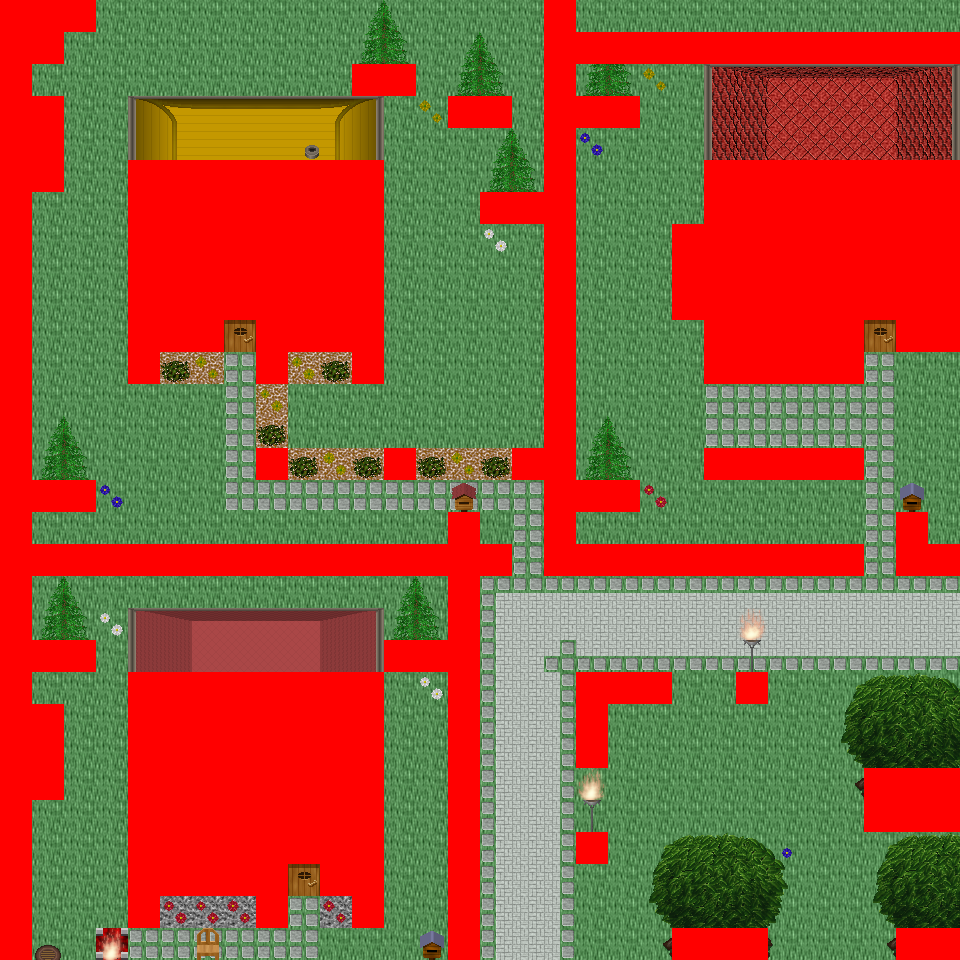

This game map was drawn from its Tiled (.tmx) file and the tilesets committed beside it. A one-line description and the trimmed map source follow:
An orthogonal 30x30 tile map with 32x32 px tiles, 6 tile layers (Ground, Object, Object2, Above, ...), 60 tilesets and 8 objects (8x mapExit).

<map version="1.0" orientation="orthogonal" renderorder="right-down" width="30" height="30" tilewidth="32" tileheight="32" nextobjectid="9">
  <tileset firstgid="1" name="tileset_logic_collision" tilewidth="32" tileheight="32" tilecount="1" columns="1">
    <image source="../drawable/tileset_logic_collision.png" width="32" height="32" />
  </tileset>
  <tileset firstgid="2" name="tileset_building_decoration_orbpedestal" tilewidth="32" tileheight="32" tilecount="2" columns="1">
    <image source="../drawable/tileset_building_decoration_orbpedestal.png" width="32" height="64" />
  </tileset>
  <tileset firstgid="4" name="tileset_building_decoration_chimney" tilewidth="32" tileheight="32" tilecount="2" columns="1">
    <image source="../drawable/tileset_building_decoration_chimney.png" width="32" height="64" />
  </tileset>
  <tileset firstgid="6" name="tileset_item_statue_fairypool" tilewidth="32" tileheight="32" tilecount="16" columns="2">
    <image source="../drawable/tileset_item_statue_fairypool.png" width="64" height="256" />
  </tileset>
  <tileset firstgid="22" name="tileset_building_decoration_stone_details" tilewidth="32" tileheight="32" tilecount="4" columns="2">
    <image source="../drawable/tileset_building_decoration_stone_details.png" width="64" height="64" />
  </tileset>
  <tileset firstgid="26" name="tileset_building_door_closed" tilewidth="32" tileheight="32" tilecount="1" columns="1">
    <image source="../drawable/tileset_building_door_closed.png" width="32" height="32" />
  </tileset>
  <tileset firstgid="27" name="tileset_building_door_door" tilewidth="32" tileheight="32" tilecount="6" columns="3">
    <image source="../drawable/tileset_building_door_door.png" width="96" height="64" />
  </tileset>
  <tileset firstgid="33" name="tileset_building_fence_fence_chunky" tilewidth="32" tileheight="32" tilecount="21" columns="3">
    <image source="../drawable/tileset_building_fence_fence_chunky.png" width="96" height="224" />
  </tileset>
  <tileset firstgid="54" name="tileset_building_roof_blue" tilewidth="32" tileheight="32" tilecount="20" columns="5">
    <image source="../drawable/tileset_building_roof_blue.png" width="160" height="128" />
  </tileset>
  <tileset firstgid="74" name="tileset_building_roof_green" tilewidth="32" tileheight="32" tilecount="20" columns="5">
    <image source="../drawable/tileset_building_roof_green.png" width="160" height="128" />
  </tileset>
  <tileset firstgid="94" name="tileset_building_roof_red" tilewidth="32" tileheight="32" tilecount="20" columns="5">
    <image source="../drawable/tileset_building_roof_red.png" width="160" height="128" />
  </tileset>
  <tileset firstgid="114" name="tileset_building_roof_red2" tilewidth="32" tileheight="32" tilecount="20" columns="5">
    <image source="../drawable/tileset_building_roof_red2.png" width="160" height="128" />
  </tileset>
  <tileset firstgid="134" name="tileset_building_roof_roof_borders" tilewidth="32" tileheight="32" tilecount="9" columns="3">
    <image source="../drawable/tileset_building_roof_roof_borders.png" width="96" height="96" />
  </tileset>
  <tileset firstgid="143" name="tileset_building_roof_yellow" tilewidth="32" tileheight="32" tilecount="20" columns="5">
    <image source="../drawable/tileset_building_roof_yellow.png" width="160" height="128" />
  </tileset>
  <tileset firstgid="163" name="tileset_building_window_window_long" tilewidth="32" tileheight="32" tilecount="3" columns="3">
    <image source="../drawable/tileset_building_window_window_long.png" width="96" height="32" />
  </tileset>
  <tileset firstgid="166" name="tileset_ground_cobbled_paving" tilewidth="32" tileheight="32" tilecount="1" columns="1">
    <image source="../drawable/tileset_ground_cobbled_paving.png" width="32" height="32" />
  </tileset>
  <tileset firstgid="167" name="tileset_ground_gravel" tilewidth="32" tileheight="32" tilecount="1" columns="1">
    <image source="../drawable/tileset_ground_gravel.png" width="32" height="32" />
  </tileset>
  <tileset firstgid="168" name="tileset_ground_stone_floors" tilewidth="32" tileheight="32" tilecount="6" columns="3">
    <image source="../drawable/tileset_ground_stone_floors.png" width="96" height="64" />
  </tileset>
  <tileset firstgid="174" name="tileset_ground_ground" tilewidth="32" tileheight="32" tilecount="33" columns="3">
    <image source="../drawable/tileset_ground_ground.png" width="96" height="352" />
  </tileset>
  <tileset firstgid="207" name="tileset_plant_bush_various_small" tilewidth="32" tileheight="32" tilecount="9" columns="3">
    <image source="../drawable/tileset_plant_bush_various_small.png" width="96" height="96" />
  </tileset>
  <tileset firstgid="216" name="tileset_plant_flower_daisy_blue" tilewidth="32" tileheight="32" tilecount="8" columns="2">
    <image source="../drawable/tileset_plant_flower_daisy_blue.png" width="64" height="128" />
  </tileset>
  <tileset firstgid="224" name="tileset_plant_flower_daisy_red" tilewidth="32" tileheight="32" tilecount="8" columns="2">
    <image source="../drawable/tileset_plant_flower_daisy_red.png" width="64" height="128" />
  </tileset>
  <tileset firstgid="232" name="tileset_plant_flower_daisy_white" tilewidth="32" tileheight="32" tilecount="8" columns="2">
    <image source="../drawable/tileset_plant_flower_daisy_white.png" width="64" height="128" />
  </tileset>
  <tileset firstgid="240" name="tileset_plant_flower_daisy_yellow" tilewidth="32" tileheight="32" tilecount="8" columns="2">
    <image source="../drawable/tileset_plant_flower_daisy_yellow.png" width="64" height="128" />
  </tileset>
  <tileset firstgid="248" name="tileset_plant_tree_spruce" tilewidth="32" tileheight="32" tilecount="6" columns="2">
    <image source="../drawable/tileset_plant_tree_spruce.png" width="64" height="96" />
  </tileset>
  <tileset firstgid="254" name="tileset_item_pot_pot_purple" tilewidth="32" tileheight="32" tilecount="1" columns="1">
    <image source="../drawable/tileset_item_pot_pot_purple.png" width="32" height="32" />
  </tileset>
  <tileset firstgid="255" name="tileset_item_pot_pot_tall" tilewidth="32" tileheight="32" tilecount="2" columns="1">
    <image source="../drawable/tileset_item_pot_pot_tall.png" width="32" height="64" />
  </tileset>
  <tileset firstgid="257" name="tileset_item_pot_small_barrel" tilewidth="32" tileheight="32" tilecount="2" columns="1">
    <image source="../drawable/tileset_item_pot_small_barrel.png" width="32" height="64" />
  </tileset>
  <tileset firstgid="259" name="tileset_item_postbox" tilewidth="32" tileheight="32" tilecount="4" columns="2">
    <image source="../drawable/tileset_item_postbox.png" width="64" height="64" />
  </tileset>
  <tileset firstgid="263" name="tileset_furniture_chair_wooden_pale" tilewidth="32" tileheight="32" tilecount="4" columns="2">
    <image source="../drawable/tileset_furniture_chair_wooden_pale.png" width="64" height="64" />
  </tileset>
  <tileset firstgid="267" name="tileset_furniture_table_wooden" tilewidth="32" tileheight="32" tilecount="1" columns="1">
    <image source="../drawable/tileset_furniture_table_wooden.png" width="32" height="32" />
  </tileset>
  <tileset firstgid="268" name="tileset_furniture_table_brick_base" tilewidth="32" tileheight="32" tilecount="3" columns="3">
    <image source="../drawable/tileset_furniture_table_brick_base.png" width="96" height="32" />
  </tileset>
  <tileset firstgid="271" name="tileset_furniture_light_iron_lamp" tilewidth="32" tileheight="32" tilecount="3" columns="1">
    <image source="../drawable/tileset_furniture_light_iron_lamp.png" width="32" height="96" />
  </tileset>
  <tileset firstgid="274" name="tileset_furniture_light_flames" tilewidth="32" tileheight="32" tilecount="6" columns="6">
    <image source="../drawable/tileset_furniture_light_flames.png" width="192" height="32" />
  </tileset>
  <tileset firstgid="280" name="tileset_furniture_sink_dark_side_on" tilewidth="32" tileheight="32" tilecount="6" columns="3">
    <image source="../drawable/tileset_furniture_sink_dark_side_on.png" width="96" height="64" />
  </tileset>
  <tileset firstgid="286" name="tileset_ground_grass_corners" tilewidth="32" tileheight="32" tilecount="24" columns="6">
    <image source="../drawable/tileset_ground_grass_corners.png" width="192" height="128" />
  </tileset>
  <tileset firstgid="310" name="tileset_ground_grass_edges" tilewidth="32" tileheight="32" tilecount="36" columns="12">
    <image source="../drawable/tileset_ground_grass_edges.png" width="384" height="96" />
  </tileset>
  <tileset firstgid="346" name="tileset_plant_tree_tree_fluffy" tilewidth="32" tileheight="32" tilecount="12" columns="4">
    <image source="../drawable/tileset_plant_tree_tree_fluffy.png" width="128" height="96" />
  </tileset>
  <tileset firstgid="358" name="tileset_ground_water_dungeon_water" tilewidth="32" tileheight="32" tilecount="30" columns="3">
    <image source="../drawable/tileset_ground_water_dungeon_water.png" width="96" height="320" />
  </tileset>
  <tileset firstgid="388" name="tileset_furniture_table_wooden_rectangular" tilewidth="32" tileheight="32" tilecount="9" columns="3">
    <image source="../drawable/tileset_furniture_table_wooden_rectangular.png" width="96" height="96" />
  </tileset>
  <tileset firstgid="397" name="tileset_item_statue_metal_and_stone" tilewidth="32" tileheight="32" tilecount="6" columns="3">
    <image source="../drawable/tileset_item_statue_metal_and_stone.png" width="96" height="64" />
  </tileset>
  <tileset firstgid="403" name="tileset_ground_fire_fire" tilewidth="32" tileheight="32" tilecount="27" columns="3">
    <image source="../drawable/tileset_ground_fire_fire.png" width="96" height="288" />
  </tileset>
  <tileset firstgid="430" name="tileset_furniture_table_bench" tilewidth="32" tileheight="32" tilecount="3" columns="3">
    <image source="../drawable/tileset_furniture_table_bench.png" width="96" height="32" />
  </tileset>
  <tileset firstgid="433" name="tileset_plant_bush_hosta" tilewidth="32" tileheight="32" tilecount="9" columns="3">
    <image source="../drawable/tileset_plant_bush_hosta.png" width="96" height="96" />
  </tileset>
  <tileset firstgid="442" name="tileset_plant_tree_tree_green" tilewidth="32" tileheight="32" tilecount="88" columns="8">
    <image source="../drawable/tileset_plant_tree_tree_green.png" width="256" height="352" />
  </tileset>
  <tileset firstgid="530" name="tileset_item_sign_large" tilewidth="32" tileheight="32" tilecount="15" columns="5">
    <image source="../drawable/tileset_item_sign_large.png" width="160" height="96" />
  </tileset>
  <tileset firstgid="545" name="tileset_building_wall_wall_brown" tilewidth="32" tileheight="32" tilecount="12" columns="3">
    <image source="../drawable/tileset_building_wall_wall_brown.png" width="96" height="128" />
  </tileset>
  <tileset firstgid="557" name="tileset_ground_green_paving_4" tilewidth="32" tileheight="32" tilecount="3" columns="3">
    <image source="../drawable/tileset_ground_green_paving_4.png" width="96" height="32" />
  </tileset>
  <tileset firstgid="560" name="tileset_item_swing" tilewidth="32" tileheight="32" tilecount="4" columns="2">
    <image source="../drawable/tileset_item_swing.png" width="64" height="64" />
  </tileset>
  <tileset firstgid="564" name="tileset_item_fishrods" tilewidth="32" tileheight="32" tilecount="12" columns="4">
    <image source="../drawable/tileset_item_fishrods.png" width="128" height="96" />
  </tileset>
  <tileset firstgid="576" name="tileset_logic_creature_human_kalavan" tilewidth="32" tileheight="32" tilecount="5" columns="5">
    <image source="../drawable/tileset_logic_creature_human_kalavan.png" width="160" height="32" />
  </tileset>
  <tileset firstgid="581" name="tileset_logic_creature_animal" tilewidth="32" tileheight="32" tilecount="32" columns="8">
    <image source="../drawable/tileset_logic_creature_animal.png" width="256" height="128" />
  </tileset>
  <tileset firstgid="613" name="tileset_building_decoration_numbers" tilewidth="32" tileheight="32" tilecount="20" columns="2">
    <image source="../drawable/tileset_building_decoration_numbers.png" width="64" height="320" />
  </tileset>
  <tileset firstgid="633" name="tileset_ground_green_paving" tilewidth="32" tileheight="32" tilecount="18" columns="3">
    <image source="../drawable/tileset_ground_green_paving.png" width="96" height="192" />
  </tileset>
  <tileset firstgid="651" name="tileset_item_huge_orb" tilewidth="32" tileheight="32" tilecount="16" columns="2">
    <image source="../drawable/tileset_item_huge_orb.png" width="64" height="256" />
  </tileset>
  <tileset firstgid="667" name="tileset_light_light_5x5" tilewidth="32" tileheight="32" tilecount="25" columns="5">
    <image source="../drawable/tileset_light_light_5x5.png" width="160" height="160" />
  </tileset>
  <tileset firstgid="692" name="tileset_light_dim_light_5x5" tilewidth="32" tileheight="32" tilecount="25" columns="5">
    <image source="../drawable/tileset_light_dim_light_5x5.png" width="160" height="160" />
  </tileset>
  <tileset firstgid="717" name="tileset_item_firewood" tilewidth="32" tileheight="32" tilecount="12" columns="3">
    <image source="../drawable/tileset_item_firewood.png" width="96" height="128" />
  </tileset>
  <tileset firstgid="729" name="tileset_logic_creature_fowl" tilewidth="32" tileheight="32" tilecount="6" columns="6">
    <image source="../drawable/tileset_logic_creature_fowl.png" width="192" height="32" />
  </tileset>
  <tileset firstgid="735" name="tileset_logic_creature_human_imperial" tilewidth="32" tileheight="32" tilecount="16" columns="8">
    <image source="../drawable/tileset_logic_creature_human_imperial.png" width="256" height="64" />
  </tileset>
  <layer name="Ground" width="30" height="30">
    <data>[900 cells, 900 non-empty, 6 distinct tile ids]</data>
  </layer>
  <layer name="Object" width="30" height="30">
    <data>[900 cells, 347 non-empty, 50 distinct tile ids]</data>
  </layer>
  <layer name="Object2" width="30" height="30">
    <data>[900 cells, 44 non-empty, 20 distinct tile ids]</data>
  </layer>
  <layer name="Above" width="30" height="30">
    <data>[900 cells, 247 non-empty, 87 distinct tile ids]</data>
  </layer>
  <layer name="Above2" width="30" height="30">
    <data>[900 cells, 33 non-empty, 9 distinct tile ids]</data>
  </layer>
  <layer name="Walkable" width="30" height="30">
    <data>[900 cells, 314 non-empty, 1 distinct tile ids]</data>
  </layer>
  <objectgroup name="MapEvents">
    <object id="1" name="south" type="mapExit" x="32" y="928" width="416" height="32">
      <properties>
        <property name="map" value="level_0_x68_y146" />
        <property name="x" value="1" />
        <property name="y" value="1" />
      </properties>
    </object>
    <object id="2" name="south2" type="mapExit" x="480" y="928" width="192" height="32">
      <properties>
        <property name="map" value="level_0_x68_y146" />
        <property name="x" value="15" />
        <property name="y" value="1" />
      </properties>
    </object>
    <object id="3" name="south3" type="mapExit" x="768" y="928" width="128" height="32">
      <properties>
        <property name="map" value="level_0_x68_y146" />
        <property name="x" value="24" />
        <property name="y" value="1" />
      </properties>
    </object>
    <object id="4" name="east" type="mapExit" x="928" y="0" width="32" height="32">
      <properties>
        <property name="map" value="level_0_x69_y145" />
        <property name="x" value="1" />
        <property name="y" value="0" />
      </properties>
    </object>
    <object id="5" name="east2" type="mapExit" x="928" y="64" width="32" height="96">
      <properties>
        <property name="map" value="level_0_x69_y145" />
        <property name="x" value="1" />
        <property name="y" value="2" />
      </properties>
    </object>
    <object id="6" name="east3" type="mapExit" x="928" y="352" width="32" height="192">
      <properties>
        <property name="map" value="level_0_x69_y145" />
        <property name="x" value="1" />
        <property name="y" value="11" />
      </properties>
    </object>
    <object id="7" name="east4" type="mapExit" x="928" y="576" width="32" height="192">
      <properties>
        <property name="map" value="level_0_x69_y145" />
        <property name="x" value="1" />
        <property name="y" value="18" />
      </properties>
    </object>
    <object id="8" name="east5" type="mapExit" x="928" y="832" width="32" height="96">
      <properties>
        <property name="map" value="level_0_x69_y145" />
        <property name="x" value="1" />
        <property name="y" value="26" />
      </properties>
    </object>
  </objectgroup>
</map>
